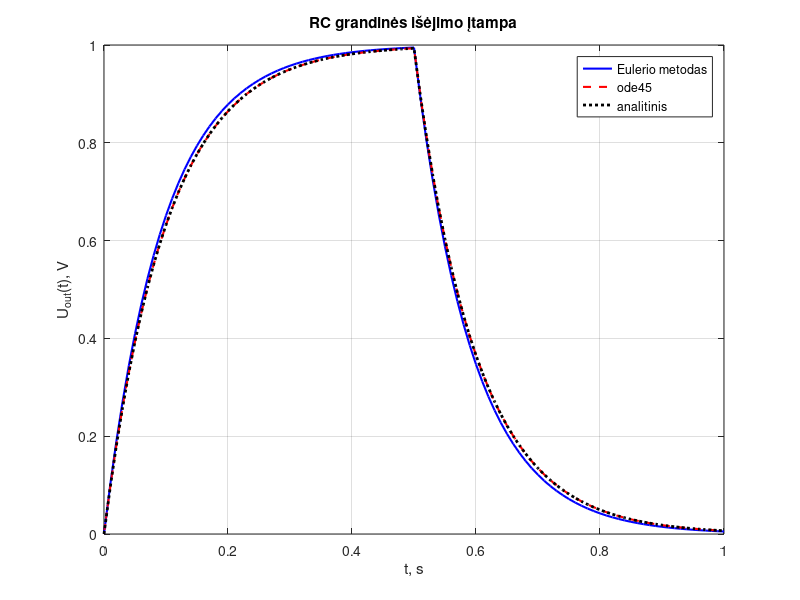
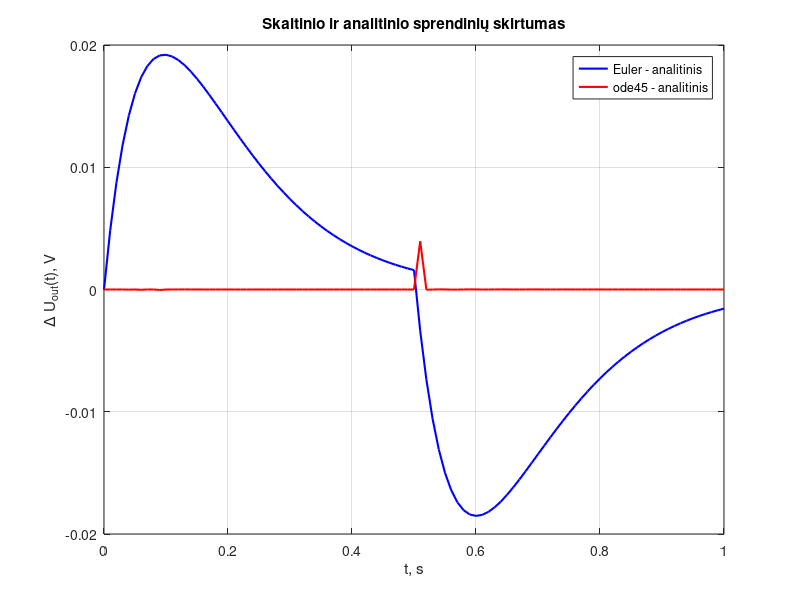

The MATLAB script that drew these images, in order:
close all
clear all
clc

%% ========================================================================
% 5 laboratorinis darbas
% Diferencialinių lygčių sprendimas skaitiniais metodais
%
% RC grandinė: įėjimo įtampa Uin(t), išėjimo įtampa ant kondensatoriaus Uout(t).
% Laiko pastovioji tau = R*C.
%
% Srovė grandinėje:
%   I = (Uin - Uout) / R = C * dUout/dt
%
% Diferencialinė lygtis:
%   dUout/dt = (Uin(t) - Uout) / tau
%
% Pradinės sąlygos:
%   Uout(0) = 0
%   Uin(t) = 1,  kai 0 <= t <= 0.5 s
%   Uin(t) = 0,  kai 0.5 <= t <= 1 s
%   tau = 0.1 s
% Taškas t = 0.5 s yra perjungimo momentas: nuo jo Uin = 0.
%% ========================================================================

tau = 0.1;          % s
h   = 0.01;         % Eulerio žingsnis, s (kaip metodinėje medžiagoje)
t0  = 0;
t_switch = 0.5;     % s, čia Uin šoka iš 1 V į 0 V
t1  = 1;
U0  = 0;            % iškrautas kondensatorius

%% 1. Skaitinis sprendimas: Eulerio metodas
% Uout(t+h) = Uout(t) + h * (Uin(t) - Uout(t)) / tau
% Žingsnis, kuris prasideda ties t = 0.5, jau naudoja Uin = 0.

N = round((t1 - t0) / h) + 1;
t_euler = linspace(t0, t1, N).';
U_euler = zeros(N, 1);
U_euler(1) = U0;

for k = 1:N-1
    if t_euler(k) < t_switch
        Uin = 1;
    else
        Uin = 0;
    end
    U_euler(k+1) = U_euler(k) + h * (Uin - U_euler(k)) / tau;
end

%% 1. Skaitinis sprendimas: ode45
% Uin(t) trūki, todėl lygtis integruojama dviem lygiais intervalais.
% 0 <= t <= 0.5:  du/dt = (1 - u) / tau
% 0.5 <= t <= 1:  du/dt = (0 - u) / tau

f1 = @(t, u) (1 - u) / tau;
f2 = @(t, u) (0 - u) / tau;

[t_ode1, U_ode1] = ode45(f1, [t0 t_switch], U0);
[t_ode2, U_ode2] = ode45(f2, [t_switch t1], U_ode1(end));

t_ode = [t_ode1; t_ode2(2:end)];
U_ode = [U_ode1; U_ode2(2:end)];

%% 2. Analitinis sprendinys
% 0 <= t <= 0.5, Uin = 1:
%   du/dt = (1 - u) / tau,   u(0) = 0
%   u(t) = 1 - exp(-t/tau)
%
% 0.5 <= t <= 1, Uin = 0, pradinė sąlyga – reikšmė ties t = 0.5:
%   du/dt = -u / tau
%   u(t) = u(0.5) * exp(-(t - 0.5)/tau)
%
% Jei yra Symbolic Math Toolbox, formulės gaunamos su dsolve.
% Be šio įrankių rinkinio naudojamos tos pačios uždaros formulės.

t_anal = t_euler;
iki_pus = t_anal <= t_switch;
U_anal = zeros(size(t_anal));
U_anal(iki_pus) = 1 - exp(-t_anal(iki_pus) / tau);
U_switch = 1 - exp(-t_switch / tau);
U_anal(~iki_pus) = U_switch * exp(-(t_anal(~iki_pus) - t_switch) / tau);

fprintf('Diferencialinė lygtis: dUout/dt = (Uin(t) - Uout) / tau, tau = %.1f s\n', tau);
fprintf('  0 <= t <= 0.5 s:  Uout(t) = 1 - exp(-t/tau)\n');
fprintf('  0.5 <= t <= 1 s:  Uout(t) = Uout(0.5) * exp(-(t - 0.5)/tau)\n');

% dsolve veikia tik su Symbolic Math Toolbox. Be jo skriptas naudoja
% tas pačias uždaras formules ir vis tiek nubraižo palyginimą.
if ~isempty(ver('symbolic'))
    try
        syms u(t)
        tau_s = sym(tau);

        ode1 = diff(u, t) == (1 - u) / tau_s;
        u1(t) = simplify(dsolve(ode1, u(0) == 0));

        u_pus = u1(t_switch);
        ode2 = diff(u, t) == (0 - u) / tau_s;
        u2(t) = simplify(dsolve(ode2, u(t_switch) == u_pus));

        fprintf('Analitinis sprendinys (dsolve), 0 <= t <= 0.5 s:\n');
        disp(u1);
        fprintf('Analitinis sprendinys (dsolve), 0.5 <= t <= 1 s:\n');
        disp(u2);

        U_anal(iki_pus)  = double(u1(t_anal(iki_pus)));
        U_anal(~iki_pus) = double(u2(t_anal(~iki_pus)));
    catch ME
        fprintf('dsolve nepavyko (%s). Paliekamas analitinis sprendinys.\n', ME.message);
    end
else
    fprintf('Symbolic Math Toolbox nerastas, todėl dsolve nekviečiamas.\n');
end

% ode45 taškai perkeliami ant tos pačios laiko ašies, kad būtų galima
% nubraižyti skirtumą
U_ode_t = interp1(t_ode, U_ode, t_anal, 'pchip');

skirt_euler = U_euler - U_anal;
skirt_ode   = U_ode_t - U_anal;

fprintf('\nDidžiausias |Euler - analitinis| = %.6e V\n', max(abs(skirt_euler)));
fprintf('Didžiausias |ode45 - analitinis| = %.6e V\n', max(abs(skirt_ode)));

%% 3. Palyginimo grafikai
figure(1)
plot(t_euler, U_euler, 'b', 'LineWidth', 1.5)
hold on
plot(t_ode, U_ode, 'r--', 'LineWidth', 1.5)
plot(t_anal, U_anal, 'k:', 'LineWidth', 2)
grid on
xlabel('t, s')
ylabel('U_{out}(t), V')
title('RC grandinės išėjimo įtampa')
legend('Eulerio metodas', 'ode45', 'analitinis', 'Location', 'best')

figure(2)
plot(t_anal, skirt_euler, 'b', 'LineWidth', 1.5)
hold on
plot(t_anal, skirt_ode, 'r', 'LineWidth', 1.5)
grid on
xlabel('t, s')
ylabel('\Delta U_{out}(t), V')
title('Skaitinio ir analitinio sprendinių skirtumas')
legend('Euler - analitinis', 'ode45 - analitinis', 'Location', 'best')
